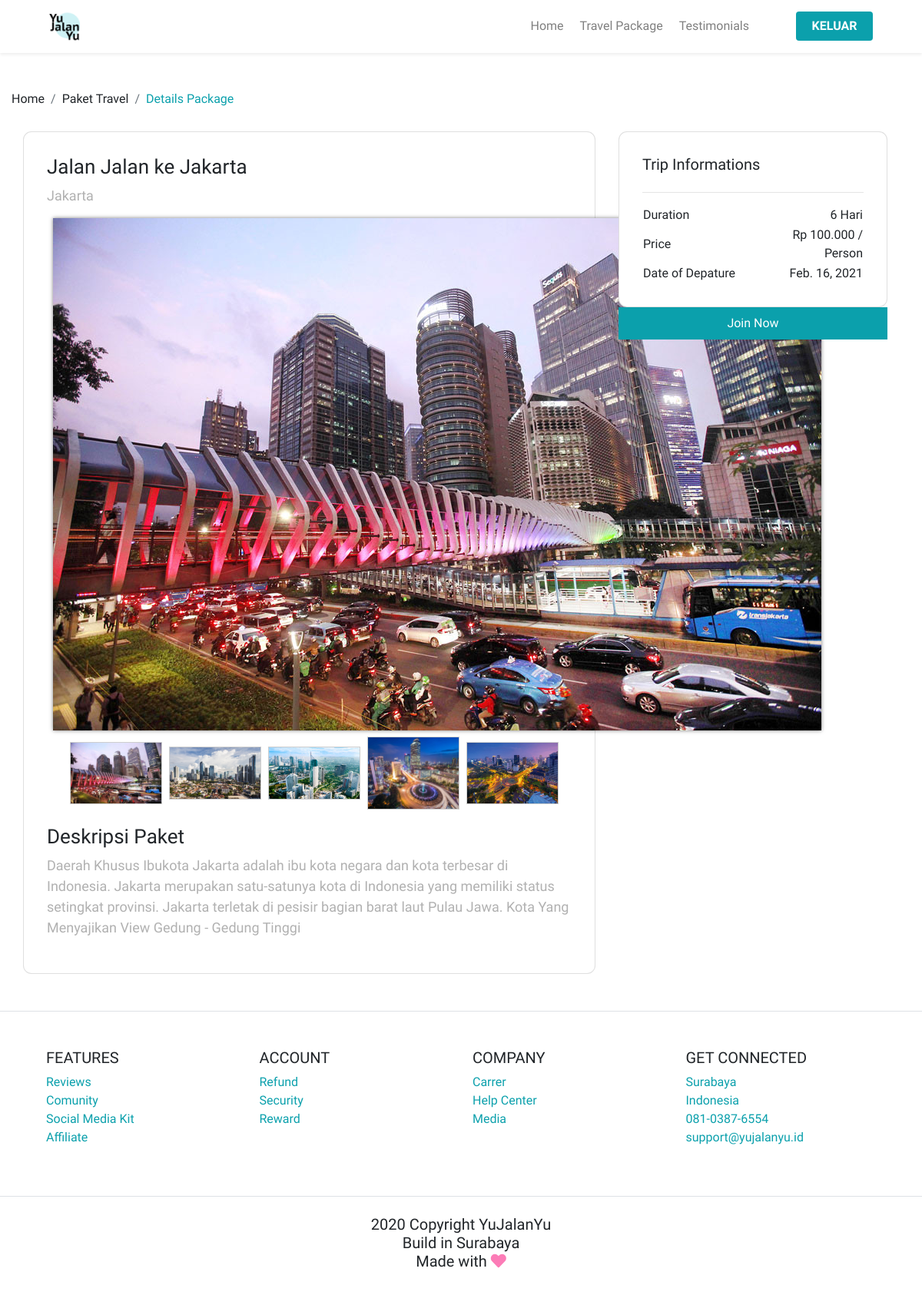
Page /paket/detail/jalan-jalan-ke-jakarta (signed in) on the committed database.
### Paket/models.py (models this page shows, shortened)
class modelPaket(models.Model):
	nama_paket = models.CharField(max_length=100)
	destinasi = models.CharField(max_length=100)
	about = models.TextField()
	harga = models.IntegerField()
	lama_hari = models.IntegerField()
	tgl_berangkat = models.DateField()
	tgl_dibuat = models.DateField(auto_now=True, editable=False)
	slug = models.SlugField(editable=False)

class imagesPaket(models.Model):
	id_paket = models.ForeignKey('modelPaket',related_name='images', on_delete=models.CASCADE)
	image = models.ImageField(null=True, blank=True)
	def getImage(self):
		return self.image.url

### Paket/views.py (the view)
# urls.py: re_path(r'^detail/(?P<slug>[\w-]+)$', DetailPaket.as_view(), name='detail'),
class DetailPaket(LoginRequiredMixin, FormMixin, DetailView):
    login_url = reverse_lazy('akun:login')
    form_class = TransaksiForm
    model = modelPaket
    initial={}
    template_name = 'paket/detailPaket.html'
    extra_context = {
        'title': 'DETAIL',
    }
    def get_initial(self):
        dataPaket = self.model.objects.get(slug=self.kwargs['slug'])
        print(self.request.user)
        self.initial={
            'paket':dataPaket.slug,
            'user':self.request.user.email
        }
        return self.initial.copy()

### userManage/EmailBackend.py (called while the page is built)
	def get_user(self, user_id):
		UserModel = get_user_model()
		try:
			user = UserModel.objects.get(pk=user_id)
		except UserModel.DoesNotExist:
			return None
		return user if self.user_can_authenticate(user) else None

### Paket/templates/paket/detailPaket.html (shortened to what this page needs)
{% extends "PaketView.html" %}
{% load static %}
{% load humanize %}
{% block content %}
	<main>
		<section class="section-package-content mt-5">
			<div class="container">
			 <div class="row">
				 <div class="row p-0">
					 <nav>
						 <ol class="breadcrumb">
							 <li class="breadcrumb-item">
								 Home
							 </li>
							 <li class="breadcrumb-item">
							  Paket Travel
						  </li>
						  <li class="breadcrumb-item active">
							Details Package
						</li>
						 </ol>
					 </nav>
				 </div>
			 </div>
		</div>
		</section>
		<section class="section-package">
			<div class="container">
			  <div class="row">
				<div class="col-lg-8 pl-lg-0">
					<div class="card card-details">
						<h1>{{object.nama_paket}}</h1>
						<p>{{object.destinasi}}	</p>
						<div class="gallery ml-2">
							{% with object.images.all|first as pertama %}
							<div class="xzoom-container">
								   <img
									src="{{pertama.getImage}}"
									class="xzoom"
									id="xzoom-default"
									xoriginal="{{pertama.id}}">
							</div>
							<div class="xzoom-thumbs mt-2">
								{% for x in object.images.all %}
								<img
									src="{{x.getImage}}"
									class="xzoom-gallery"
									width="120"
									xpreview="{{pertama.id}}">
								{% endfor %}
							</div>
							{% endwith %}
						</div>
						<h1>Deskripsi Paket</h1>
						<p class="text-description">{{object.about}}</p>
			  </div>
			</div>
			<div class="col-lg-4">
			  <div class="card card-details card-right">
				  <h2>Trip Informations</h2>
				  <hr>
				  <table class="trip-information">
					  <tr>
						  <td width='50%'>Duration</td>
						  <td width='50%' class="text-right">
							 {{object.lama_hari}} Hari
						  </td>
					  </tr>
					  <tr>
						  <td width='40%'>Price</td>
						  <td width='70%' class="text-right">
						   Rp {{object.harga|intcomma}} / Person
						  </td>
					  </tr>
					  <tr>
						  <td width='50%'>Date of Depature</td>
						  <td width='50%' class="text-right">
							 {{object.tgl_berangkat}}
						  </td>
					  </tr>
				  </table>
		  </div>
		  <div class="join-container">
			  <button data-toggle="modal" data-target="#modalCheckout" class="btn btn-block btn-join-now mt-3 py-2">
				  Join Now
			  </button>
		   </div>
	   </div>
	  </div>
	  </div>
		  </section>
	</main>
{% endblock content %}

### static/styles/main.css (style rules this page uses)
body { font-family: 'PT Sans Caption', sans-serif; }
.section-package-content .breadcrumb { background-color: transparent; padding: 0; margin-bottom: 30px; }
.section-package-content .breadcrumb-item.active { color: #0BA0AC; }
.section-package { min-height: 1000px; }
.section-package .card-details { padding: 30px; border-radius: 11px; }
.section-package .join-container { margin-top: -16px; }
.section-package .btn-join-now { background-color: #0BA0AC; color: #ffffff; border-radius: 0; }
h1 { font-size: 26px; }
h2 { font-size: 20px; }
p { font-size: 18px; color: #b1b1b1; }

### static/xzoom/xzoom.css (style rules this page uses)
.xzoom-container { display: inline-block; }
.xzoom-thumbs { text-align: center; margin-bottom: 10px; }
.xzoom { -webkit-box-shadow: 0px 0px 5px 0px rgba(0,0,0,0.5); -moz-box-shadow: 0px 0px 5px 0px rgba(0,0,0,0.5); box-shadow: 0px 0px 5px 0px rgba(0,0,0,0.5); }
.xzoom-gallery, .xzoom-gallery2, .xzoom-gallery3, .xzoom-gallery4, .xzoom-gallery5 { border: 1px solid #cecece; margin-left: 5px; margin-bottom: 10px; }

### rows in the picture
modelPaket: nama_paket "Jalan Jalan ke Jakarta", destinasi "Jakarta", about "Daerah Khusus Ibukota Jakarta adalah ibu kota negara dan kota terbesar di Indonesia. Jakarta merupakan satu-satunya kota di Indonesia yang memiliki status setingkat provinsi. Jakarta terletak di pesisir bagian barat laut Pulau Jawa. Kota Yang Menyajikan View Gedung - Gedung Tinggi", lama_hari "6", harga "100.000", tgl_berangkat "Feb. 16, 2021"
imagesPaket: getImage (picture)
imagesPaket: getImage (picture)
imagesPaket: getImage (picture)
imagesPaket: getImage (picture)
imagesPaket: getImage (picture)
